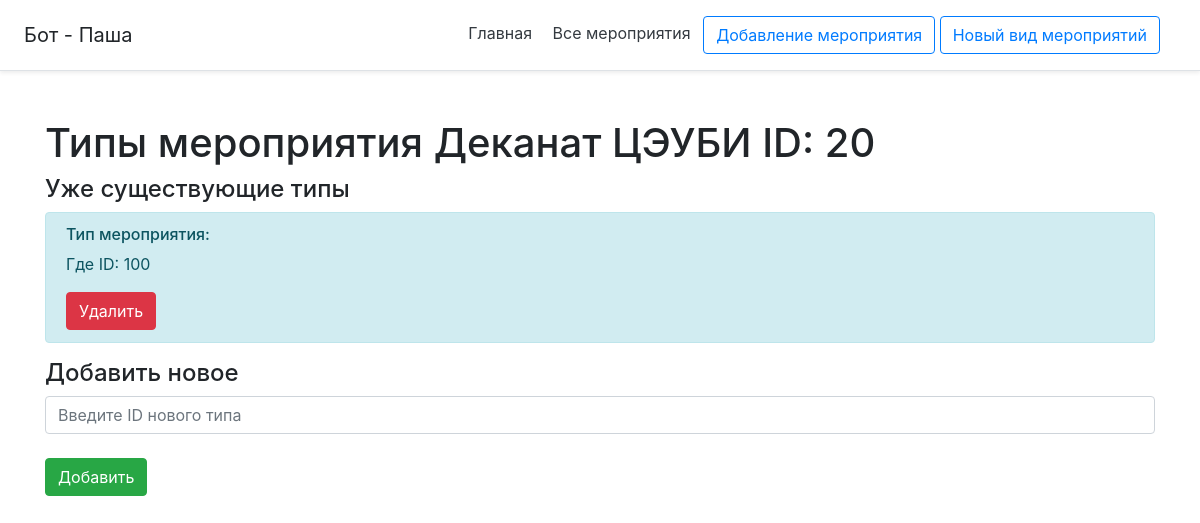
The app's page /event/20/inher with its own data.
### db_utils/database.py (models this page shows, shortened)
class Menu(db.Model):
    __tablename__ = "menu"
    id = db.Column(db.Integer, primary_key=True)
    name = db.Column(db.String(120), default='default_name')
    text = db.Column(db.String(10000), default='default_text')
    added = db.Column(db.DateTime, default=datetime.datetime.utcnow())
    active = db.Column(db.Boolean, nullable=False, default=True)
    author_id = db.Column(db.Integer, nullable=False, default=0)
    tags = db.Column(db.String(5000), default='нет тегов')
    inheritances = db.relationship('Inheritances',
                                   primaryjoin="or_(Menu.id==Inheritances.menu_id_descendant, Menu.id==Inheritances.menu_id_ancestor)",
                                   lazy='dynamic')
    attachment = db.relationship('Attachment',
                                 primaryjoin="Menu.id==Attachment.menu_id",
                                 lazy='dynamic')

### flask_app.py (the view, shortened to what this page needs)
@app.route('/event/<int:id>/inher', methods=['POST', 'GET'])
def event_inher(id):
    event = Menu.query.get(id)
    events_inherinase = select_inheritances({'menu_id': event.id})
    inher_event = [[menus([el], [event])[0], el] for el in events_inherinase]
    return render_template('event_inher.html', event=event, inher_event=inher_event)

### bot_api/vk_bot_response.py (called while the page is built)
def menus(inher, response=None):
    menu_id_ancestor = inher
    menu_ids_descendant = [inheritances.menu_id_descendant for inheritances in menu_id_ancestor]
    menu_ids_descendant.extend([inheritances.menu_id_ancestor for inheritances in menu_id_ancestor])
    menu_ids = [el for el, _ in groupby(menu_ids_descendant)]
    if response:
        while response[0].id in menu_ids:
            menu_ids.remove(response[0].id)
    return select_menu({'menu_ids': list(menu_ids)})

### db_utils/select_db.py (called while the page is built)
def select_inheritances(args):
    inhers = Inheritances.query
    if 'menu_id' in args:
        inhers = Inheritances.query.filter(
            or_(
                Inheritances.menu_id_ancestor == args['menu_id'],
                and_(
                    Inheritances.menu_id_descendant == args['menu_id'],
                    Inheritances.reversible == 1
                )
            )
        )
    inhers = inhers.filter_by(active=True).all()
    if not inhers:
        return {}
    return inhers

def select_menu(args):
    menu = Menu.query.all()
    try:
        if 'menu_names' in args:
            menu = Menu.query.filter(Menu.name == args['menu_names']).all()
        if 'menu_ids' in args:
            menu = []
            for i in args['menu_ids']:
                menu.extend(Menu.query.filter(Menu.id == i).all())
    except Exception as e:
        print('Something WRONG - {}'.format(e))
    if 'filled_text' in args:
        if args['filled_text'] == 'true':
            text_replace(menu)
    return menu

### main/templates/event_inher.html (shortened to what this page needs)
{% extends 'base.html' %}
{% block body %}
<div class="container mt-5">
    <h1>Типы мероприятия {{ event.name }} ID: {{ event.id }}</h1>
    <h4>Уже существующие типы</h4>
    {% for el in inher_event %}
        <div class="alert alert-info">
            <h6>Тип мероприятия:</h6>
            <p>{{ el[0].name }} ID: {{ el[0].id }}<br></p>
            <form method="post">
                <input type="submit" class="btn btn-danger" value="Удалить">
            </form>
        </div>
    {% endfor %}
    <h4>Добавить новое</h4>
    <form method="post">
        <input type="text" name="name" id="id_inher" class="form-control" placeholder="Введите ID нового типа"><br>
        <input type="submit" class="btn btn-success" value="Добавить">
    </form>
</div>
{% endblock %}

### records on screen
Menu: name "Деканат ЦЭУБИ", id "20"
Menu: name "Где", id "100"
